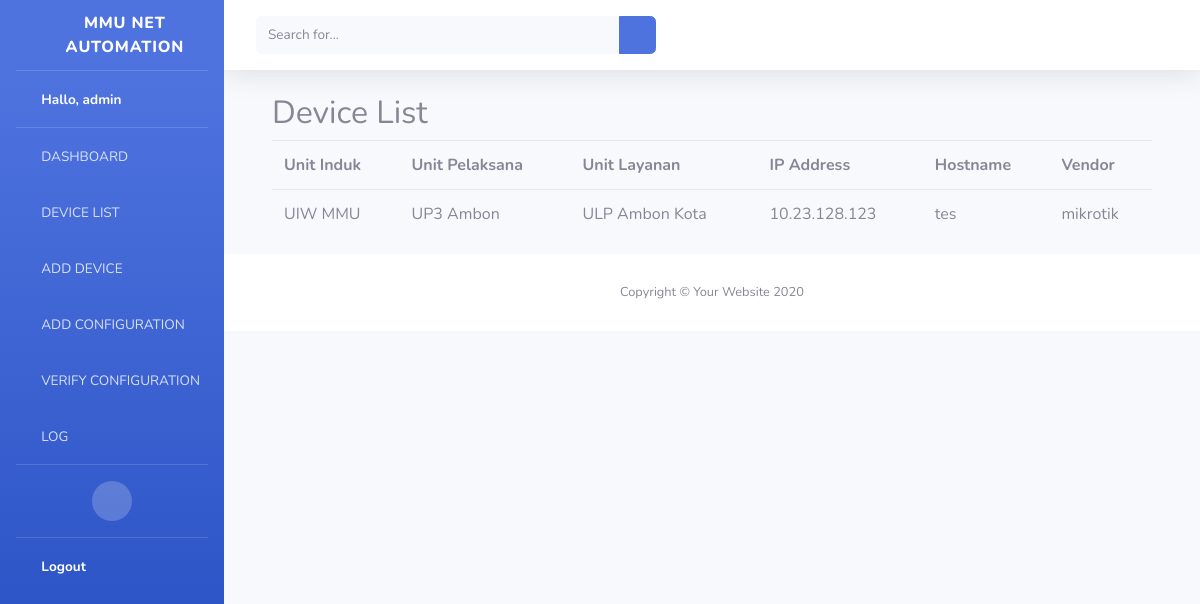
Before: /devices/ (signed in) with the older database file.
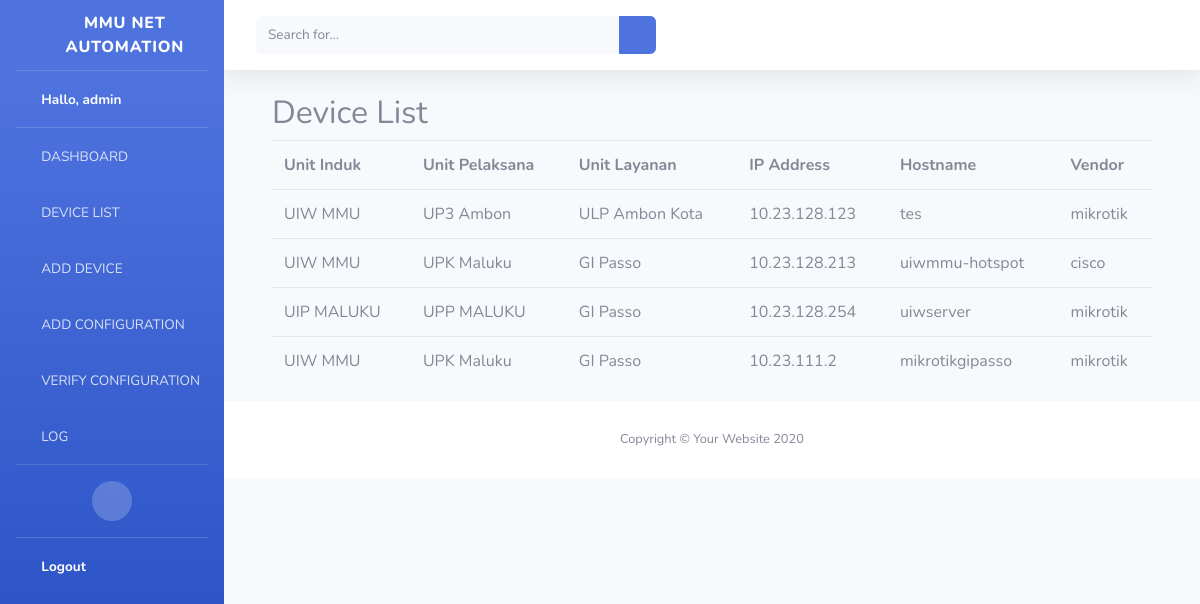
After: the same page with the newer database file.
### network_automation/models.py (models this page shows, shortened)
class Device(models.Model):
    ip_address = models.CharField(max_length=255)
    hostname = models.CharField(max_length=255)
    username = models.CharField(max_length=255)
    password = models.CharField (max_length=255)
    ssh_port = models.IntegerField(default=22)
    VENDOR_CHOICES = (
        ('mikrotik', 'Mikrotik'),
        ('cisco', 'Cisco'),
    )
    vendor = models.CharField(max_length=255, choices=VENDOR_CHOICES)
    koordinat = models.CharField(null=True, max_length=255)
    unit_induk = models.ForeignKey(UnitInduk, null=True, on_delete=models.CASCADE)
    unit_pelaksana = models.ForeignKey(UnitPelaksana, null=True, on_delete=models.CASCADE)
    unit_layanan = models.ForeignKey(UnitLayanan, null=True, on_delete=models.CASCADE)

class UnitInduk(models.Model):
    LIST_UNIT_INDUK = (
        ('UIW MMU', 'UIW Maluku dan Maluku Utara'),
        ('UIP MALUKU', 'UIP Maluku'),
    )
    unit_induk = models.CharField(max_length=255,choices=LIST_UNIT_INDUK)
    keterangan = models.CharField(max_length=255)
    def __str__(self):
        return "{}".format(self.unit_induk)

class UnitPelaksana(models.Model):
    unit_induk = models.ForeignKey(UnitInduk, null=True, on_delete=models.CASCADE)
    unit_pelaksana = models.CharField(null=True,max_length=255)
    keterangan = models.CharField(max_length=255)
    def __str__(self):
        return "{}".format(self.unit_pelaksana)

class UnitLayanan(models.Model):
    unit_induk = models.ForeignKey(UnitInduk, null=True, on_delete=models.CASCADE)
    unit_pelaksana = models.ForeignKey(UnitPelaksana, null=True, on_delete=models.CASCADE)
    unit_layanan = models.CharField(null=True, max_length=255)
    keterangan = models.CharField(max_length=255)
    def __str__(self):
        return "{}".format(self.unit_layanan)

### network_automation/views.py (the view)
# urls.py: path('devices/', views.devices, name='devices'),
@login_required(login_url=settings.LOGIN_URL)
def devices(request):
    all_device = Device.objects.all()
    context ={
        "all_device": all_device
    }
    return render(request, 'devices.html', context)

### templates/devices.html
{% extends "base-update.html" %}
{% block content %}
    <h2 class="mt-4">Device List</h2>
    <table class="table">
            <tr>
                <th>Unit Induk</th>
                <th>Unit Pelaksana</th>
                <th>Unit Layanan</th>
                <th>IP Address</th>
                <th>Hostname</th>
                <th>Vendor</th>
            </tr>
            {% for device in all_device %}
            <tr>
                <td>{{ device.unit_induk }}</td>
                <td>{{ device.unit_pelaksana }}</td>
                <td>{{ device.unit_layanan }}</td>
                <td>{{ device.ip_address }}</td>
                <td>{{ device.hostname }}</td>
                <td>{{ device.vendor }}</td>
            </tr>
            {% endfor %}
    </table>
{% endblock content %}

### templates/base-update.html (shortened to what this page needs)
{% load static %}
<!DOCTYPE html>
<html lang="en">
<head>
  <link href="{% static 'vendor/fontawesome-free/css/all.min.css' %}" rel="stylesheet" type="text/css">
  <link href="{% static 'css/sb-admin-2.css' %}" rel="stylesheet">
</head>
<body id="page-top">
  <div id="wrapper">
    <ul class="navbar-nav bg-gradient-primary sidebar sidebar-dark accordion" id="accordionSidebar">
      <a class="sidebar-brand d-flex align-items-center justify-content-center" href="#">
        <div class="sidebar-brand-icon rotate-n-15">
          <i class="fas fa-wrench"></i>
        </div>
        <div class="sidebar-brand-text mx-3">
          MMU NET AUTOMATION
        </div>
      </a>
      <hr class="sidebar-divider my-0">
      <li class="nav-item active">
        <a class="nav-link" href="{% url 'home' %}">
          <i class="fas fa-fw fa-user"></i>
          <span>Hallo, {{user}}</span></a>
      </li>
      <hr class="sidebar-divider my-0">
      <li class="nav-item ">
        <a class="nav-link" href="{% url 'home' %}">
          <i class="fas fa-fw fa-tachometer-alt"></i>
          <span>DASHBOARD</span></a>
      </li>
      <li class="nav-item ">
        <a class="nav-link" href="{% url 'devices' %}">
          <i class="fas fa-fw fa-table"></i>
          <span>DEVICE LIST</span></a>
      </li>
      <li class="nav-item ">
        <a class="nav-link" href="{% url 'tambah_device' %}">
          <i class="fas fa-fw fa-table"></i>
          <span>ADD DEVICE</span></a>
      </li>
      <li class="nav-item ">
        <a class="nav-link" href="{% url 'configure' %}">
          <i class="fas fa-fw fa-wrench"></i>
          <span>ADD CONFIGURATION</span></a>
      </li>
      <li class="nav-item ">
        <a class="nav-link" href="{% url 'verify_config' %}">
          <i class="fas fa-fw fa-wrench"></i>
          <span>VERIFY CONFIGURATION</span></a>
      </li>
      <li class="nav-item ">
        <a class="nav-link" href="{% url 'log' %}">
          <i class="fas fa-fw fa-table"></i>
          <span>LOG</span></a>
      </li>
      <hr class="sidebar-divider d-none d-md-block">
      <div class="text-center d-none d-md-inline">
        <button class="rounded-circle border-0" id="sidebarToggle"></button>
      </div>
      <hr class="sidebar-divider my-0">
      <li class="nav-item active">
        <a class="nav-link" href="{% url 'logout' %}">
          <i class="fas fa-fw fa-sign-out-alt"></i>
          <span>Logout<span></a>
      </li>
    </ul>
    <div id="content-wrapper" class="d-flex flex-column">
      <div id="content">
        <nav class="navbar navbar-expand navbar-light bg-white topbar mb-4 static-top shadow">
          <form class="d-none d-sm-inline-block form-inline mr-auto ml-md-3 my-2 my-md-0 mw-100 navbar-search">
            <div class="input-group">
              <input type="text" class="form-control bg-light border-0 small" placeholder="Search for..." aria-label="Search" aria-describedby="basic-addon2">
              <div class="input-group-append">
                <button class="btn btn-primary" type="button">
                  <i class="fas fa-search fa-sm"></i>
                </button>
              </div>
            </div>
          </form>
        </nav>
        <div class="container-fluid">
          <div class="container">
            {% block content %}
            {% endblock %}
          </div>
      </div>
      <footer class="sticky-footer bg-white">
        <div class="container my-auto">
          <div class="copyright text-center my-auto">
            <span>Copyright &copy; Your Website 2020</span>
          </div>
        </div>
      </footer>
    </div>
  </div>
</body>
</html>

Changed rows visible on the page:
added Device: unit_induk "UIW MMU", unit_pelaksana "UPK Maluku", unit_layanan "GI Passo", ip_address "10.23.128.213", hostname "uiwmmu-hotspot", vendor "cisco"
added Device: unit_induk "UIP MALUKU", unit_pelaksana "UPP MALUKU", unit_layanan "GI Passo", ip_address "10.23.128.254", hostname "uiwserver", vendor "mikrotik"
added Device: unit_induk "UIW MMU", unit_pelaksana "UPK Maluku", unit_layanan "GI Passo", ip_address "10.23.111.2", hostname "mikrotikgipasso", vendor "mikrotik"
